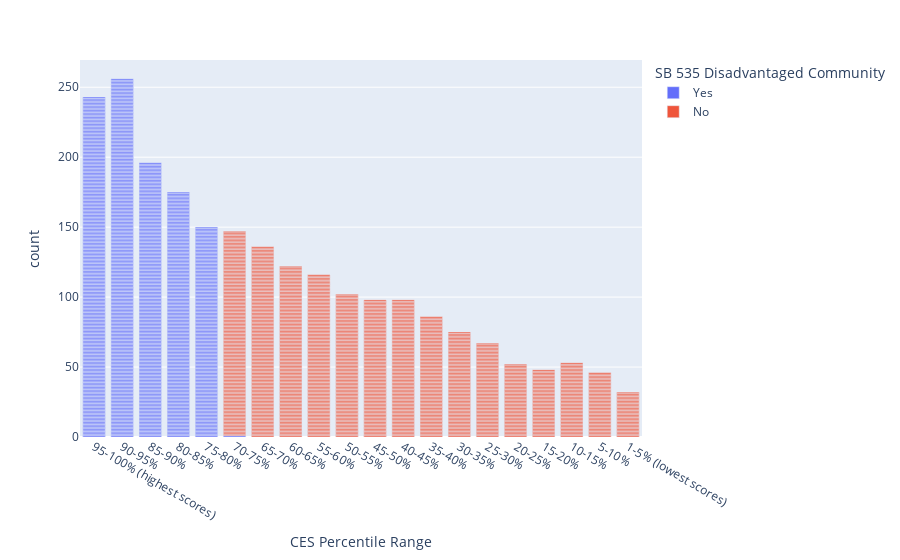

Notebook code for this chart:
### Markdown cell above
How do the disadvantaged communited rank in percentile of high CES scores. It's evident that disadvantaged communties all consistently have high CES scores compared to other communities.

### Code cell
px.bar(enla, x='CES 3.0 \nPercentile Range', color = 'SB 535 Disadvantaged Community',
       labels={'CES 3.0 \nPercentile Range':'CES Percentile Range','count':'count'}
      )

### Figure 1 — Plotly figure (JSON) as saved in the notebook; plotly's stock layout.template omitted (floating-point values rounded to 4 significant figures; data arrays with more than 128 entries replaced by an {"elided": "..."} marker saying what was removed)
{"data": [{"alignmentgroup": "True", "hovertemplate": "SB 535 Disadvantaged Community=Yes<br>CES Percentile Range=%{x}<br>count=%{y}<extra></extra>", "legendgroup": "Yes", "marker": {"color": "#636efa"}, "name": "Yes", "offsetgroup": "Yes", "orientation": "v", "showlegend": true, "textposition": "auto", "type": "bar", "x": {"elided": "1021 str values"}, "xaxis": "x", "y": {"elided": "1021 int values"}, "yaxis": "y"}, {"alignmentgroup": "True", "hovertemplate": "SB 535 Disadvantaged Community=No<br>CES Percentile Range=%{x}<br>count=%{y}<extra></extra>", "legendgroup": "No", "marker": {"color": "#EF553B"}, "name": "No", "offsetgroup": "No", "orientation": "v", "showlegend": true, "textposition": "auto", "type": "bar", "x": {"elided": "1277 str values"}, "xaxis": "x", "y": {"elided": "1277 int values"}, "yaxis": "y"}], "layout": {"barmode": "relative", "legend": {"title": {"text": "SB 535 Disadvantaged Community"}, "tracegroupgap": 0}, "margin": {"t": 60}, "xaxis": {"anchor": "y", "domain": [0, 1], "title": {"text": "CES Percentile Range"}}, "yaxis": {"anchor": "x", "domain": [0, 1], "title": {"text": "count"}}}}
